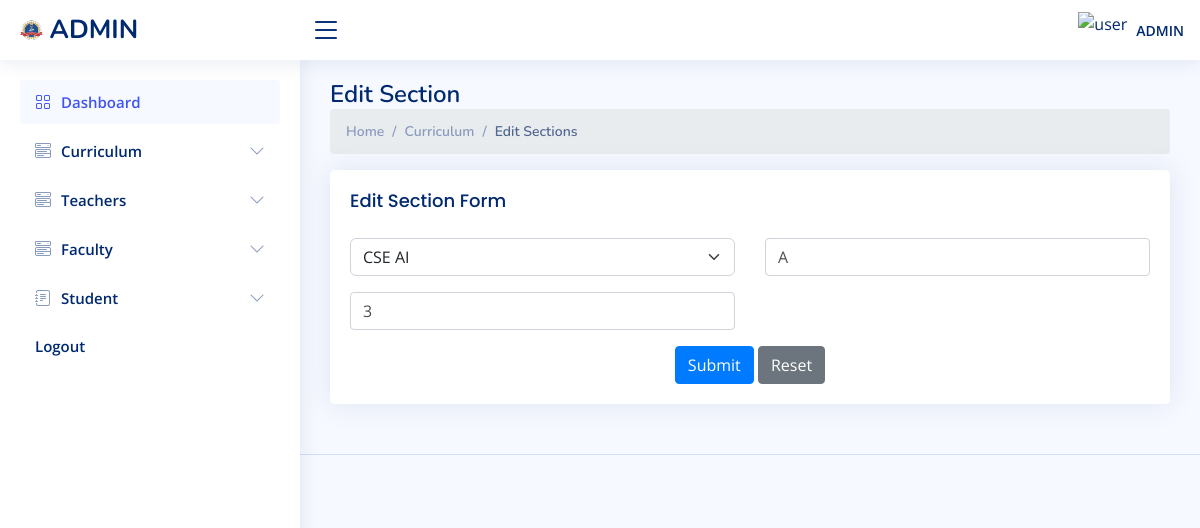
Screenshot of /admin/edit_section.php?id=4 (signed in) with the database file from the repository.
### tables this page shows
CREATE TABLE `class` (
  `class_id` int(11) NOT NULL,
  `dept` int(11) NOT NULL,
  `sec` varchar(15) NOT NULL,
  `sem` int(11) NOT NULL,
  `class_teacher` int(11) DEFAULT NULL
);

CREATE TABLE `dept` (
  `dept_id` int(11) NOT NULL,
  `name` varchar(255) NOT NULL,
  `intake` varchar(255) NOT NULL
);

### admin/connect/db.php (called while the page is built)
<?php
class connect{
    public $servername = "localhost";
    private $username = "root";
    private $password = "";
    private $dbname = "jit_college";
    public function dbconnect()
	{
		$db=mysqli_connect($this->servername,$this->username,$this->password,$this->dbname);
		return $db;
	}
}
?>

### admin/connect/fun.php (called while the page is built, shortened)
<?php
class fun
{
    private $db;
    function __construct($con)
    {
        $this->db = $con;
    }
   public function fetchDepartmentAll(){
        $sql = "SELECT * FROM `dept` WHERE 1";
        $fetch = mysqli_query($this->db, $sql);
        return $fetch;
   }
   public function fetchSectionWithId($id){
     $sql = "SELECT * FROM `class` WHERE `class_id` = '$id'";
     $fetch = mysqli_query($this->db, $sql);
     return $fetch;
    }
}
?>

### admin/edit_section.php (the view, shortened to what this page needs)
<?php
  include "connect/db.php";
  include "connect/fun.php";
  $connect=new connect();
  $fun=new fun($connect->dbconnect());
  $dept = $fun->fetchDepartmentAll();
  if(isset( $_GET['id'] )){
    $id = $_GET['id'];
    $fetch = $fun->fetchSectionWithId($id);
    $sec = mysqli_fetch_assoc($fetch);
  }
  else{
    header('Location: view_section.php');
  }
?>
<!DOCTYPE html>
<html lang="en">
<head>
  <?php
    include "include/links.php";
  ?>
</head>
<body>
  <?php
    include "include/header.php";
  ?>
      <?php
        include "include/sideBar.php";
      ?>
  <main id="main" class="main">
    <div class="pagetitle">
        <h1>Edit Section</h1>
        <nav>
          <ol class="breadcrumb">
            <li class="breadcrumb-item"><a href="index.php">Home</a></li>
            <li class="breadcrumb-item">Curriculum</li>
            <li class="breadcrumb-item active">Edit Sections</li>
          </ol>
        </nav>
      </div>
      <section class="section">
        <div class="card">
            <div class="card-body">
              <h5 class="card-title">Edit Section Form</h5>
              <form class="row g-3"  action="edit_section.php" method="POST">
                <div class="col-md-6">
                  <select name="dept" id="dept" class="form-select ">
                    <?php
                      if(mysqli_num_rows($dept)>0){
                        while($row = mysqli_fetch_assoc($dept)){
                          ?>
                            <option value="<?php echo $row['dept_id']?>" <?php echo ($row['dept_id'] == $sec['dept'])?('selected'):('')?>><?php echo $row['name']?></option>
                          <?php
                        }
                      }
                    ?>
                  </select>
                </div>
                <div class="col-md-6">
                  <input type="text" class="form-control" id="sec" name="sec" value="<?php echo $sec['sec']?>" placeholder="Section">
                </div>
                <div class="col-md-6">
                  <input type="text" class="form-control" id="sem" name="sem" value="<?php echo $sec['sem']?>" placeholder="Semester">
                </div>
                <div class="text-center">
                  <button type="submit" name="submit" class="btn btn-primary">Submit</button>
                  <button type="reset" class="btn btn-secondary">Reset</button>
                </div>
              </form>
            </div>
          </div>
      </section>
  </main>
<?php
  include "include/footer.php";
?>
</body>
</html>

### admin/assets/css/style.css (style rules this page uses)
:root { scroll-behavior: smooth; }
body { font-family: "Open Sans", sans-serif; background: #f6f9ff; color: #444444; }
a { color: #4154f1; text-decoration: none; }
h1, h2, h3, h4, h5, h6 { font-family: "Nunito", sans-serif; }
#main { margin-top: 60px; padding: 20px 30px; transition: all 0.3s; }
.pagetitle { margin-bottom: 10px; }
.pagetitle h1 { font-size: 24px; margin-bottom: 0; font-weight: 600; color: #012970; }
.card { margin-bottom: 30px; border: none; border-radius: 5px; box-shadow: 0px 0 30px rgba(1, 41, 112, 0.1); }
.card-title { padding: 20px 0 15px 0; font-size: 18px; font-weight: 500; color: #012970; font-family: "Poppins", sans-serif; }
.card-body { padding: 0 20px 20px 20px; }
.breadcrumb { font-size: 14px; font-family: "Nunito", sans-serif; color: #899bbd; font-weight: 600; }
.breadcrumb a { color: #899bbd; transition: 0.3s; }
.breadcrumb .breadcrumb-item::before { color: #899bbd; }
.breadcrumb .active { color: #51678f; font-weight: 600; }
@media (min-width: 1200px) { #main, #footer { margin-left: 300px; } }

### rows the page displays
class: dept "CSE AI", sec "A", sem "3"
